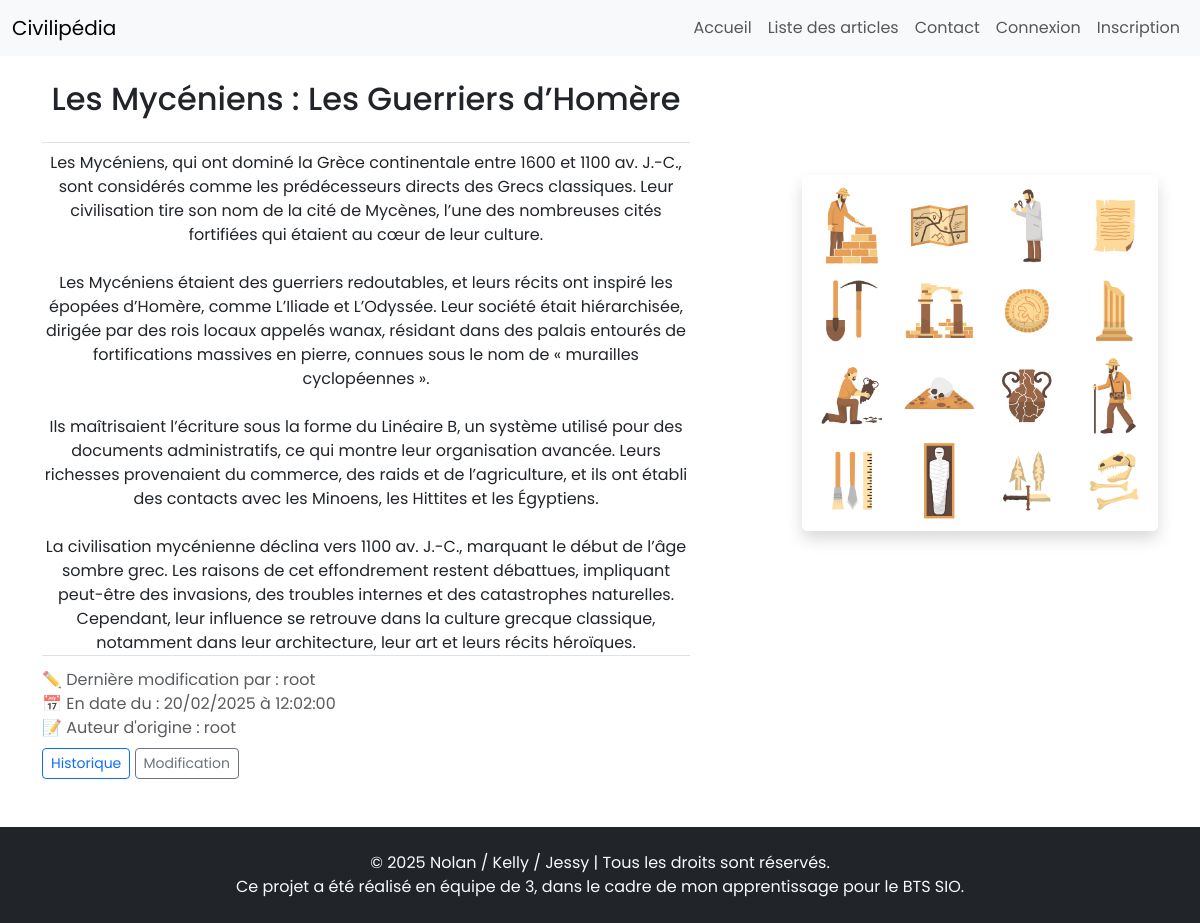
/templateArt.php?articleID=10, run on an earlier commit of the app's database.
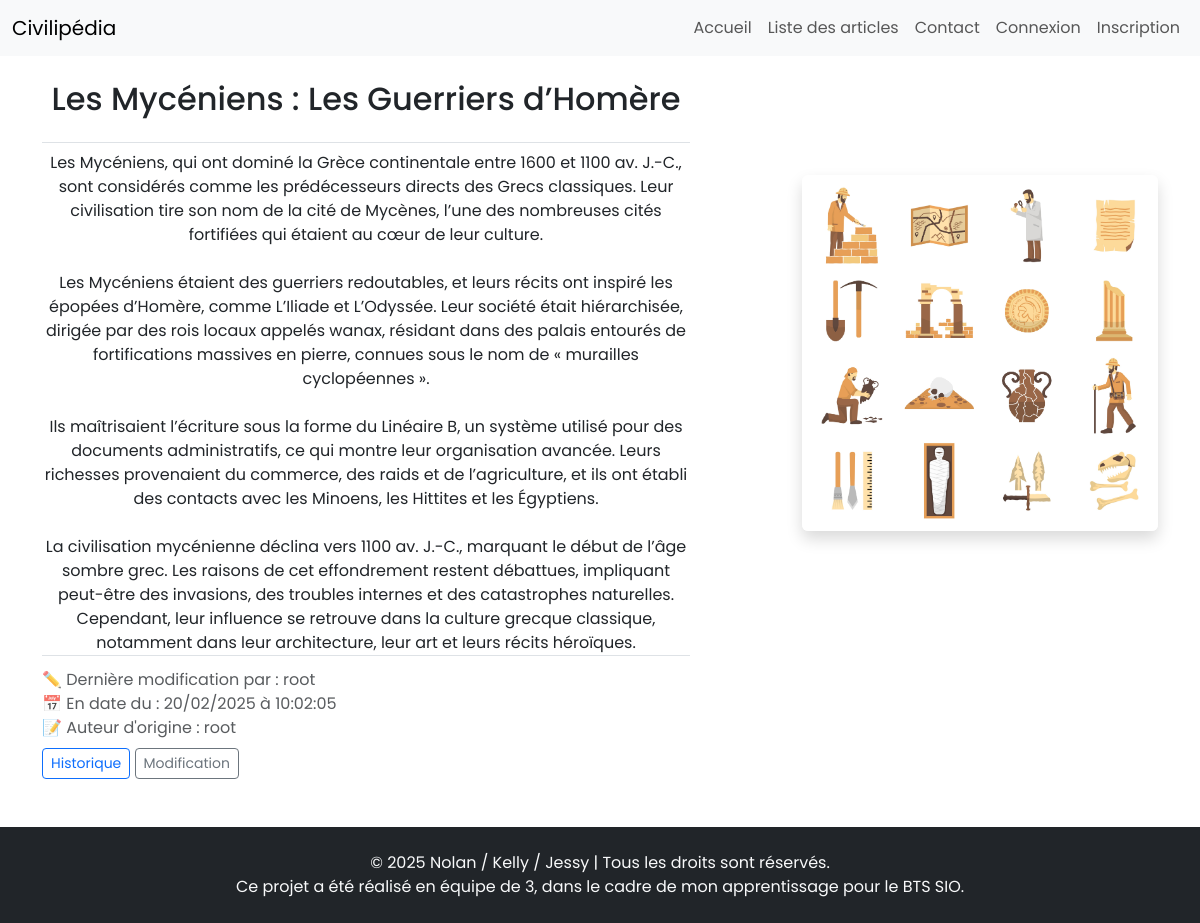
And on a later commit of the database.
### tables this page shows
CREATE TABLE IF NOT EXISTS article (
    id INT AUTO_INCREMENT PRIMARY KEY,
    title VARCHAR(255) NOT NULL,
    content TEXT NOT NULL,
    created_at DATETIME NOT NULL,
    updated_at DATETIME NULL,
    firstAuthor INT NOT NULL,
    user_id INT NOT NULL,
    FOREIGN KEY (firstAuthor) REFERENCES user(id) ON DELETE CASCADE,
    FOREIGN KEY (user_id) REFERENCES user(id) ON DELETE CASCADE
);

CREATE TABLE IF NOT EXISTS user (
    id INT AUTO_INCREMENT PRIMARY KEY,
    username VARCHAR(50) NOT NULL UNIQUE,  
    password VARCHAR(255) NOT NULL,
    role ENUM('user', 'admin') NOT NULL  
);

### src/model/ArtModel/postArtModel.php (called while the page is built, shortened)
<?php
class ArtPostModel
{
    public function getPostArt(PDO $bdd, $postArtId)
    {
        $recupPostArt = $bdd->prepare('SELECT * FROM article WHERE id = :id');
        $recupPostArt->execute(['id' => $postArtId]);
        return $recupPostArt->fetchAll(PDO::FETCH_ASSOC);
    }
    public function getPostArtUser(PDO $bdd, $postArtUserId)
    {
        $recupPostArtUser = $bdd->prepare(
            'SELECT username FROM user WHERE id = :id'
        );
        $recupPostArtUser->execute(['id' => $postArtUserId]);
        return $recupPostArtUser->fetch(PDO::FETCH_ASSOC);
    }
    public function getFirstPostArtUser(PDO $bdd, $postArtUserId)
    {
        $recupPostArtUser = $bdd->prepare(
            'SELECT username FROM user WHERE id = :id'
        );
        $recupPostArtUser->execute(['id' => $postArtUserId]);
        return $recupPostArtUser->fetch(PDO::FETCH_ASSOC);
    }
    public function getArticleImage(PDO $bdd, $articleID)
    {
        $query = $bdd->prepare('SELECT url FROM image WHERE article_id = :article_id LIMIT 1');
        $query->execute(['article_id' => $articleID]);
        return $query->fetch(PDO::FETCH_ASSOC);
    }
}

### src/control/ArtControl/postArt.php (the view, shortened to what this page needs)
<?php
require_once 'src/model/ArtModel/postArtModel.php';
include_once 'src/control/BDDControl/connectBDD.php';
if (!empty($_GET['articleID'])) {
    $postArtId = intval($_GET['articleID']);
} else {
    throw new Exception("Identifiant de l'article non spécifié.");
}
$artPostModel = new ArtPostModel();
$articles = $artPostModel->getPostArt($bdd, $postArtId);
$imageData = $artPostModel->getArticleImage($bdd, $postArtId);
$imageUrl = $imageData['url'] ?? 'assets/img/civilisation.jpg';
if (!empty($articles)) {
    $postArtUser = $articles[0]['user_id'];
    $postArtFirstUser = $articles[0]['firstAuthor'];
    $userArticles = $artPostModel->getPostArtUser($bdd, $postArtUser);
    $userFirstArticles = $artPostModel->getFirstPostArtUser($bdd, $postArtFirstUser);
} else {
    throw new Exception("Article non trouvé.");
}
foreach ($articles as $article) {
    $dateToShow = !empty($article['updated_at']) ? $article['updated_at'] : $article['created_at'];
?>
    <div class="container mt-4">
        <div class="row">
            <div class="col-md-8 article-container">
                <h2 class="title font-weight-bold border-bottom pb-4 text-center"> <?= htmlspecialchars($article['title']); ?> </h2>
                <div class="text text-center"> <?= nl2br($article['content']); ?> </div>
                <div class="text-muted border-top pt-1">
                    <p class="mb-0 mt-2">✏️ Dernière modification par : <?= htmlspecialchars($userArticles['username'] ?? 'Aucune modification'); ?></p>
                    <p class="mb-0">📅 En date du : <?= date("d/m/Y à h:m:s", strtotime($dateToShow)); ?></p>
                    <p class="mb-0 mt-0">📝 Auteur d'origine : <?= htmlspecialchars($userFirstArticles['username']); ?></p>
                </div>
                <div class="mt-2">
                    <a href="templateArtV.php?articleVID=<?php echo $postArtId; ?>" class="btn btn-outline-primary btn-sm">Historique</a>
                    <a href="updateArt.php?articleID=<?php echo $postArtId; ?>" class="btn btn-outline-secondary btn-sm">Modification</a>
                </div>
            </div>
            <div class="col-md-4 d-flex justify-content-center d-none d-md-block">
                <div class="sticky-top" style="top: 175px; height: 450px;">
                    <img src="<?= htmlspecialchars($imageUrl) ?>" alt="Image de l'article" class="img-fluid rounded shadow mx-auto d-block">
                </div>
            </div>
        </div>
    </div>
<?php
}
?>

What changed in the data, as far as the page shows it:
changed article "Les Mycéniens : Les Guerriers d’Homère": date("d/m/Y à h:m:s", strtotime($dateToShow)) "20/02/2025 à 12:02:00" → "20/02/2025 à 10:02:05"
